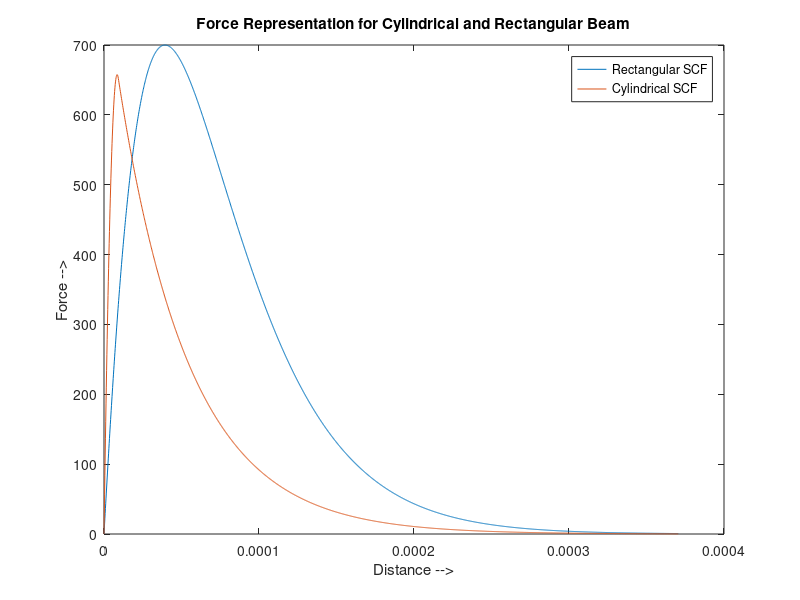

The MATLAB script that drew this image:
%________________________________________________
%Simulation Code for Look Up Table for           |
%Charge Force in a Traveling Wave Tube           |
%________________________________________________|
%Author: Aakash Bansal                           |
%Dated : 26th July 2017                          |
%Place : MWT Division, CSIR-CEERI, Pilani        |
%Guide : Dr. Vishnu Srivastava, Emeritus Sci.    |
%________________________________________________|

close all
clear all
clc

%________________________________________________
%Constant Values                                 |
%________________________________________________|
c = 299792458;      %Speed of Light              |
e = 1.6*10^(-19);   %Electron Charge             |
m = 9.11*10^(-31);  %Mass of Electron            |
ep0=8.85*10^(-12);  %Permittivity of Free Space  |
%________________________________________________|

%________________________________________________
%Variable Values                                 |
%________________________________________________|
F = 220000000000;   %Operating Frequency         |
I = 100;            %Beam Current in mA          |
V = 20;             %Beam Voltage in kV          |
BW= 50660000000;    %BandWidth of the RF Signal  |
Beam_T = 100;       %Beam Thickness in um        |
Beam_W = 600;       %Beam Width in um            |
ND = 40;            %Number of Disc(or electrons)|
Ln = 0.005;         %Length of Tube in m         |
Pin= 1;             %Input Power of RF Signal    |
%________________________________________________|
BeamT = Beam_T/1000000;
BeamW = Beam_W/1000000;
I0 = I/1000;
% Calculating Beam Velocity
% Using Equation 1 specified in the documentation
u0 = c*sqrt(1-1/(1+(V/511))^2);
% Calculating Axial Propagation Constant 
% Using equation 2 specified in the documentation
Beta = 2*pi*F/u0;
% Calculating Pitch
Pitch = 2.5*pi/Beta;
% Calculating Gap
Gap = 0.3*Pitch;
% Calculating Vane Thickness
V_Thick = Pitch - Gap;
% Calculating Beam Tunnel Height
A = 1/Beta;
B_T_Height = 2*A;
% Calculating Vane Height
V_Height = 3 * B_T_Height;
% Calculating Total Height
H = (2*V_Height) + B_T_Height;
% Calculating upper and lower cutoff frequency
Fu = F + BW/2;
Fl = F - BW/2;
% Calculating Width of the Rectangular Waveguide
W = c/(2*Fl);
% Calculating Current Density
J = (I0)/(BeamT*BeamW);
% Calculating Wavelength
Lambda = 2*pi/Beta;
% Calculating Charge
q = (J*BeamT*BeamW)/(ND*6*F);
% Initializing Conditions at plane, k=1
dz = u0/(F*ND);
B_T_Height = 1.1*B_T_Height;
% Calculating Rectangular and Cylindrical Space Charge Force
X = 0:Lambda/2000:Lambda;
E_rough = 0;
E_const = 2*I0*c*c/(pi*W*B_T_Height*BeamT*BeamW);
Cyl_rough = 0;
Cyl_b = sqrt(BeamT*BeamW/pi);
Cyl_a = sqrt(W*B_T_Height/pi);
mu = [3.831706 7.015586 10.173468 13.323692 16.470630]./Cyl_a;
Cyl_const = (4*q*q/(pi*ep0*Cyl_a*Cyl_a*Cyl_b*Cyl_b*dz*dz));

for b = 1:2001
    for l = 1:10
        for m = 1:10
            E_rough = E_rough + (2*B_T_Height/(l*pi))*(2*W/(m*pi))*sin(m*pi*BeamW/(2*W))*((sin(m*pi/2))^2)*exp(-1*pi*m*X(b)/W)*sin(l*pi*BeamT/(2*B_T_Height)*((sin(l*pi/2))^2))*exp(-1*pi*l*X(b)/B_T_Height)*X(b);
        end
    end
    
     for m = 1:5
        if(X(b)<dz)
            Cyl_rough = Cyl_rough + ((besselj(1,(mu(m)*Cyl_b))^2)/((mu(m)^4)*(besselj(1,(mu(m)*Cyl_a))^2)))*(1-exp(-1*mu(m)*X(b))-(exp(-1*mu(m)*dz)*sinh(mu(m)*X(b))));
        else
            Cyl_rough = Cyl_rough + ((besselj(1,(mu(m)*Cyl_b))^2)/((mu(m)^4)*(besselj(1,(mu(m)*Cyl_a))^2)))*(2*((sinh(mu(m)*dz/2))^2)*exp(-1*mu(m)*X(b)));
        end
     end
    
    E_sc(b) = E_const*E_rough;
    E_rough = 0;
    Cyl_Force(b) = Cyl_const*Cyl_rough;
    Cyl_rough = 0;
end
Rec_Force = q*E_sc;

plot(X,Rec_Force);
hold on
plot(X,Cyl_Force);
title('Force Representation for Cylindrical and Rectangular Beam');
xlabel('Distance -->');
ylabel('Force -->');
legend('Rectangular SCF','Cylindrical SCF');